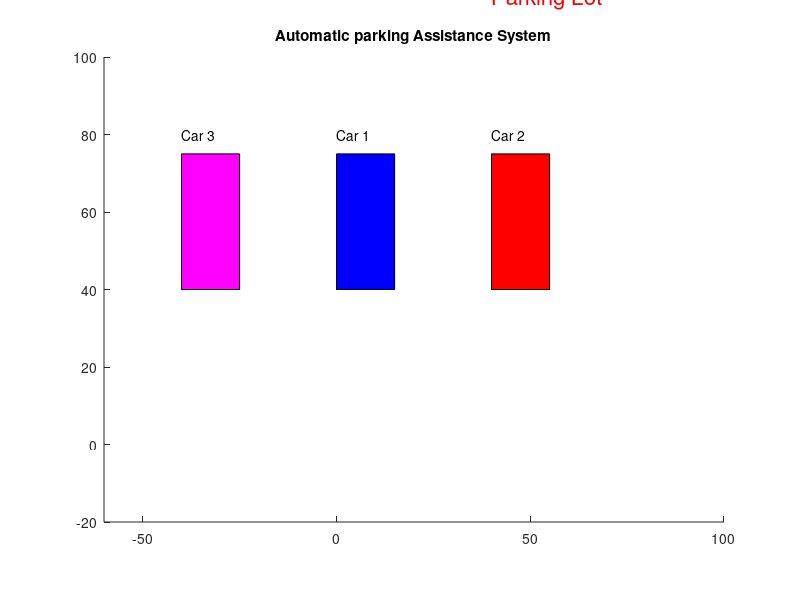

Reproduce this figure in MATLAB. (Note: this script raises an error after producing the figure.)
clc
close all
clearvars
    
%% Declare global variables

global wl;
global ww;
global D;
global L;
global WSeta; 

wl=7;
ww=2;
    A=15;
    L=20;
    D=5;
    F=8;
    B=L+D+F;

 %% Rectangle Coordinates for Parked car 1
    Parked_Car1x1=0;
    Parked_Car1y1=40;
    Parked_Car1x2=Parked_Car1x1;
    Parked_Car1y2=75;
    Parked_Car1x3=15;
    Parked_Car1y3=Parked_Car1y2;
    Parked_Car1x4=Parked_Car1x3;
    Parked_Car1y4=Parked_Car1y1;

    %% Rectangle Coordinates for Parked car 2
    
    Parked_Car2x1=40;
    Parked_Car2y1=40;
    Parked_Car2x2=Parked_Car2x1;
    Parked_Car2y2=75;
    Parked_Car2x3=55;
    Parked_Car2y3=Parked_Car2y2;
    Parked_Car2x4=Parked_Car2x3;
    Parked_Car2y4=Parked_Car2y1;
    
    
    %% Rectangle Coordinates for Parked car 3
    Parked_Car3x1=-40;
    Parked_Car3y1=40;
    Parked_Car3x2=Parked_Car3x1;
    Parked_Car3y2=75;
    Parked_Car3x3=-25;
    Parked_Car3y3=Parked_Car3y2;
    Parked_Car3x4=Parked_Car3x3;
    Parked_Car3y4=Parked_Car3y1;
    

%%  Tuning Parameters

    WSeta=50; 
    WSeta=(WSeta/180)*pi; % degree to radians
    xi=Parked_Car1x2-3;
    yi=Parked_Car1y2+25;
    f1e=40;


   %% Simulation Setup
   
    axis([-60 100 -20 100],'equal');
    t=0:0.01:pi;
    seta=2*t;
    Xc=xi-(L/tan(WSeta));
    Yc=yi+D;
    
    
    Rbl=sqrt(D^2+(L/tan(WSeta))^2);
    phi=atan(D/(L/tan(WSeta)));

%% Initialize start scenario

            i=1;
            x=Xc+Rbl*cos(seta(i)+phi);
            y=Yc-Rbl*sin(seta(i)+phi);
            patch([Parked_Car2x1 Parked_Car2x2 Parked_Car2x3 Parked_Car2x4],[Parked_Car2y1 Parked_Car2y2 Parked_Car2y3 Parked_Car2y4],[1 0 0]);
            patch([Parked_Car1x1 Parked_Car1x2 Parked_Car1x3 Parked_Car1x4],[Parked_Car1y1 Parked_Car1y2 Parked_Car1y3 Parked_Car1y4],[0 0 1]);
            patch([Parked_Car3x1 Parked_Car3x2 Parked_Car3x3 Parked_Car3x4],[Parked_Car3y1 Parked_Car3y2 Parked_Car3y3 Parked_Car3y4],[1 0 1]);
            title("Automatic parking Assistance System");
            text(Parked_Car1x2,Parked_Car1y2+5,"Car 1");
            text(Parked_Car2x2,Parked_Car2y2+5,"Car 2");
            text(Parked_Car3x2,Parked_Car3y2+5,"Car 3");
            text(Parked_Car2x2,Parked_Car2y2+40,"Parking Lot",'Color','red','FontSize',16);
            Turn1(x,y,A,B,seta(i));
            pause(4);


%% Car Parking Simulation Scenario

    for i=2:f1e
            x=Xc+Rbl*cos(seta(i)+phi);
            y=Yc-Rbl*sin(seta(i)+phi);
            cla;
            patch([Parked_Car2x1 Parked_Car2x2 Parked_Car2x3 Parked_Car2x4],[Parked_Car2y1 Parked_Car2y2 Parked_Car2y3 Parked_Car2y4],[1 0 0]);
            patch([Parked_Car1x1 Parked_Car1x2 Parked_Car1x3 Parked_Car1x4],[Parked_Car1y1 Parked_Car1y2 Parked_Car1y3 Parked_Car1y4],[0 0 1]);
            patch([Parked_Car3x1 Parked_Car3x2 Parked_Car3x3 Parked_Car3x4],[Parked_Car3y1 Parked_Car3y2 Parked_Car3y3 Parked_Car3y4],[1 0 1]);
            text(Parked_Car1x2,Parked_Car1y2+5,"Car 1");
            text(Parked_Car2x2,Parked_Car2y2+5,"Car 2");
            text(Parked_Car3x2,Parked_Car3y2+5,"Car 3");
           text(Parked_Car2x2,Parked_Car2y2+40,"Parking Lot",'Color','red','FontSize',16);
            Turn1(x,y,A,B,seta(i));
            pause(.05);
    end




     xi=x+A*cos(seta(f1e));
     yi=y-A*sin(seta(f1e));
    Xc=xi+Rbl*cos(seta(f1e));
    Yc=yi-Rbl*sin(seta(f1e));
    pause(1);


    
    for i=f1e:-1:1
            x=Xc-Rbl*cos(seta(i));
            y=Yc+Rbl*sin(seta(i));
            cla;
            patch([Parked_Car2x1 Parked_Car2x2 Parked_Car2x3 Parked_Car2x4],[Parked_Car2y1 Parked_Car2y2 Parked_Car2y3 Parked_Car2y4],[1 0 0]);
            patch([Parked_Car1x1 Parked_Car1x2 Parked_Car1x3 Parked_Car1x4],[Parked_Car1y1 Parked_Car1y2 Parked_Car1y3 Parked_Car1y4],[0 0 1]);
            patch([Parked_Car3x1 Parked_Car3x2 Parked_Car3x3 Parked_Car3x4],[Parked_Car3y1 Parked_Car3y2 Parked_Car3y3 Parked_Car3y4],[1 0 1]);
            text(Parked_Car1x2,Parked_Car1y2+5,"Car 1");
            text(Parked_Car2x2,Parked_Car2y2+5,"Car 2");
            text(Parked_Car3x2,Parked_Car3y2+5,"Car 3");
           text(Parked_Car2x2,Parked_Car2y2+40,"Parking Lot",'Color','red','FontSize',16);
            [xa1, xb1, xb2, xa2, ya1, yb1, yb2, ya2]=Turn2(x,y,A,B,seta(i));
            pause(.05);
    end

    
 pause(1);
 for i=1:50
 ya1=ya1-.5;
 yb1=yb1-.5;
 ya2=ya2-.5;
 yb2=yb2-.5;
 cla;
 patch([Parked_Car2x1 Parked_Car2x2 Parked_Car2x3 Parked_Car2x4],[Parked_Car2y1 Parked_Car2y2 Parked_Car2y3 Parked_Car2y4],[1 0 0]);
 patch([Parked_Car1x1 Parked_Car1x2 Parked_Car1x3 Parked_Car1x4],[Parked_Car1y1 Parked_Car1y2 Parked_Car1y3 Parked_Car1y4],[0 0 1]); 
 patch([Parked_Car3x1 Parked_Car3x2 Parked_Car3x3 Parked_Car3x4],[Parked_Car3y1 Parked_Car3y2 Parked_Car3y3 Parked_Car3y4],[1 0 1]);
 patch([xa1 xb1 xb2 xa2],[ya1 yb1 yb2 ya2],[0 1 0]);
 text(Parked_Car1x2,Parked_Car1y2+5,"Car 1");
text(Parked_Car2x2,Parked_Car2y2+5,"Car 2");
text(Parked_Car3x2,Parked_Car3y2+5,"Car 3");
text(Parked_Car2x2,Parked_Car2y2+40,"Parking Lot",'Color','red','FontSize',16);
 ya11=ya1+(D-wl/2);
 yb11=ya11+wl;
 ya21=ya2+(D-wl/2);
 yb21=ya21+wl;
 xa11=xa2+(ww/2);
 xb11=xa2+(ww/2);
 xa21=xa2-(ww/2);
 xb21=xa2-(ww/2);
 patch([xa11 xb11 xb21 xa21],[ya11 yb11 yb21 ya21],[0 0 0]);
 xa22=xa1-(ww/2);
 xb22=xa1-(ww/2);
 xa12=xa1+(ww/2);
 xb12=xa1+(ww/2);
 patch([xa12 xb12 xb22 xa22],[ya11 yb11 yb21 ya21],[0 0 0]);
 ya13=ya11+L;
 yb13=yb11+L;
 patch([xa11 xb11 xb21 xa21],[ya13 yb13 yb13 ya13],[0 0 0]);
 patch([xa12 xb12 xb22 xa22],[ya13 yb13 yb13 ya13],[0 0 0]);
 
 pause(.02);
 end
    
 disp("The car is parked in between Purple and Blue car as it is the Shortest distance from the Car's Initial position to avilable Parking space")